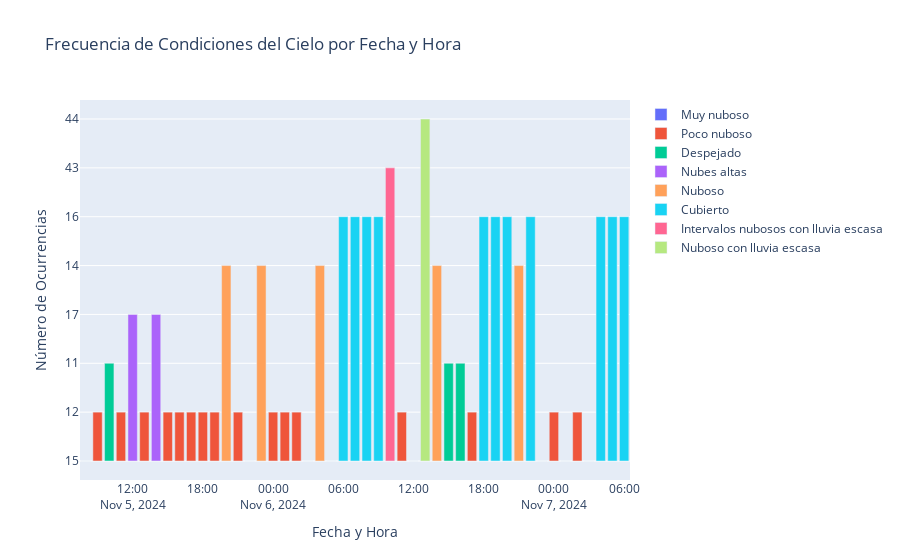

Source (notebook cell):
### Code cell
plot_weather_conditions(data)

### Figure 1 — Plotly figure (JSON) as saved in the notebook; plotly's stock layout.template omitted (floating-point values rounded to 4 significant figures)
{"data": [{"name": "Muy nuboso", "type": "bar", "x": ["2024-11-05T08:00:00", "2024-11-05T22:00:00", "2024-11-06T03:00:00", "2024-11-06T05:00:00", "2024-11-06T12:00:00", "2024-11-06T23:00:00", "2024-11-07T01:00:00", "2024-11-07T03:00:00"], "y": ["15", "15", "15", "15", "15", "15", "15", "15"]}, {"name": "Poco nuboso", "type": "bar", "x": ["2024-11-05T09:00:00", "2024-11-05T11:00:00", "2024-11-05T13:00:00", "2024-11-05T15:00:00", "2024-11-05T16:00:00", "2024-11-05T17:00:00", "2024-11-05T18:00:00", "2024-11-05T19:00:00", "2024-11-05T21:00:00", "2024-11-06T00:00:00", "2024-11-06T01:00:00", "2024-11-06T02:00:00", "2024-11-06T11:00:00", "2024-11-06T17:00:00", "2024-11-07T00:00:00", "2024-11-07T02:00:00"], "y": ["12", "12", "12", "12", "12", "12", "12", "12", "12", "12", "12", "12", "12", "12", "12", "12"]}, {"name": "Despejado", "type": "bar", "x": ["2024-11-05T10:00:00", "2024-11-06T15:00:00", "2024-11-06T16:00:00"], "y": ["11", "11", "11"]}, {"name": "Nubes altas", "type": "bar", "x": ["2024-11-05T12:00:00", "2024-11-05T14:00:00"], "y": ["17", "17"]}, {"name": "Nuboso", "type": "bar", "x": ["2024-11-05T20:00:00", "2024-11-05T23:00:00", "2024-11-06T04:00:00", "2024-11-06T14:00:00", "2024-11-06T21:00:00"], "y": ["14", "14", "14", "14", "14"]}, {"name": "Cubierto", "type": "bar", "x": ["2024-11-06T06:00:00", "2024-11-06T07:00:00", "2024-11-06T08:00:00", "2024-11-06T09:00:00", "2024-11-06T18:00:00", "2024-11-06T19:00:00", "2024-11-06T20:00:00", "2024-11-06T22:00:00", "2024-11-07T04:00:00", "2024-11-07T05:00:00", "2024-11-07T06:00:00"], "y": ["16", "16", "16", "16", "16", "16", "16", "16", "16", "16", "16"]}, {"name": "Intervalos nubosos con lluvia escasa", "type": "bar", "x": ["2024-11-06T10:00:00"], "y": ["43"]}, {"name": "Nuboso con lluvia escasa", "type": "bar", "x": ["2024-11-06T13:00:00"], "y": ["44"]}], "layout": {"barmode": "group", "title": {"text": "Frecuencia de Condiciones del Cielo por Fecha y Hora"}, "xaxis": {"title": {"text": "Fecha y Hora"}}, "yaxis": {"title": {"text": "Número de Ocurrencias"}}}}
